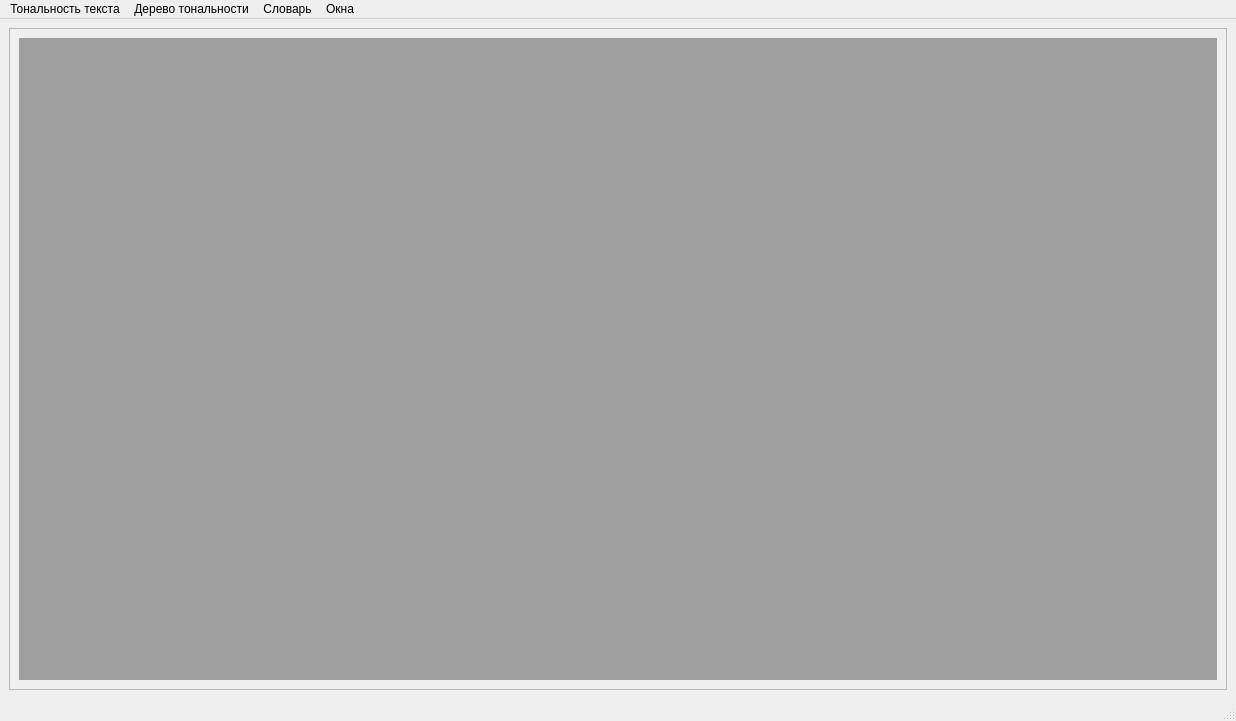
<?xml version="1.0" encoding="UTF-8"?>
<ui version="4.0">
 <class>mainMDIForm</class>
 <widget class="QMainWindow" name="mainMDIForm">
  <property name="geometry">
   <rect>
    <x>0</x>
    <y>0</y>
    <width>1236</width>
    <height>721</height>
   </rect>
  </property>
  <property name="windowTitle">
   <string>MainWindow</string>
  </property>
  <widget class="QWidget" name="centralwidget">
   <layout class="QGridLayout" name="gridLayout">
    <item row="0" column="0">
     <widget class="QFrame" name="frame">
      <property name="frameShape">
       <enum>QFrame::StyledPanel</enum>
      </property>
      <property name="frameShadow">
       <enum>QFrame::Raised</enum>
      </property>
      <layout class="QVBoxLayout" name="verticalLayout">
       <item>
        <widget class="QMdiArea" name="mdiArea"/>
       </item>
      </layout>
     </widget>
    </item>
   </layout>
  </widget>
  <widget class="QMenuBar" name="menubar">
   <property name="geometry">
    <rect>
     <x>0</x>
     <y>0</y>
     <width>1236</width>
     <height>21</height>
    </rect>
   </property>
   <widget class="QMenu" name="menu">
    <property name="title">
     <string>Тональность текста</string>
    </property>
    <addaction name="menuSentimentTextMarkup"/>
   </widget>
   <widget class="QMenu" name="menu_2">
    <property name="title">
     <string>Дерево тональности</string>
    </property>
    <addaction name="menuSingleSentence"/>
   </widget>
   <widget class="QMenu" name="menu_3">
    <property name="title">
     <string>Словарь</string>
    </property>
    <addaction name="menuAddNewWord"/>
    <addaction name="menuChangeWordSentiment"/>
   </widget>
   <widget class="QMenu" name="menu_4">
    <property name="title">
     <string>Окна</string>
    </property>
    <addaction name="menuWindowsCascade"/>
   </widget>
   <addaction name="menu"/>
   <addaction name="menu_2"/>
   <addaction name="menu_3"/>
   <addaction name="menu_4"/>
  </widget>
  <widget class="QStatusBar" name="statusbar"/>
  <action name="menuSentimentTextMarkup">
   <property name="text">
    <string>Тональность текста</string>
   </property>
  </action>
  <action name="menuSingleSentence">
   <property name="text">
    <string>Одиночное предложение</string>
   </property>
  </action>
  <action name="menuAddNewWord">
   <property name="text">
    <string>Добавить новое слово</string>
   </property>
  </action>
  <action name="menuChangeWordSentiment">
   <property name="text">
    <string>Изменить тональность слова</string>
   </property>
  </action>
  <action name="menuWindowsCascade">
   <property name="text">
    <string>Каскадом</string>
   </property>
  </action>
 </widget>
 <resources/>
 <connections/>
</ui>
